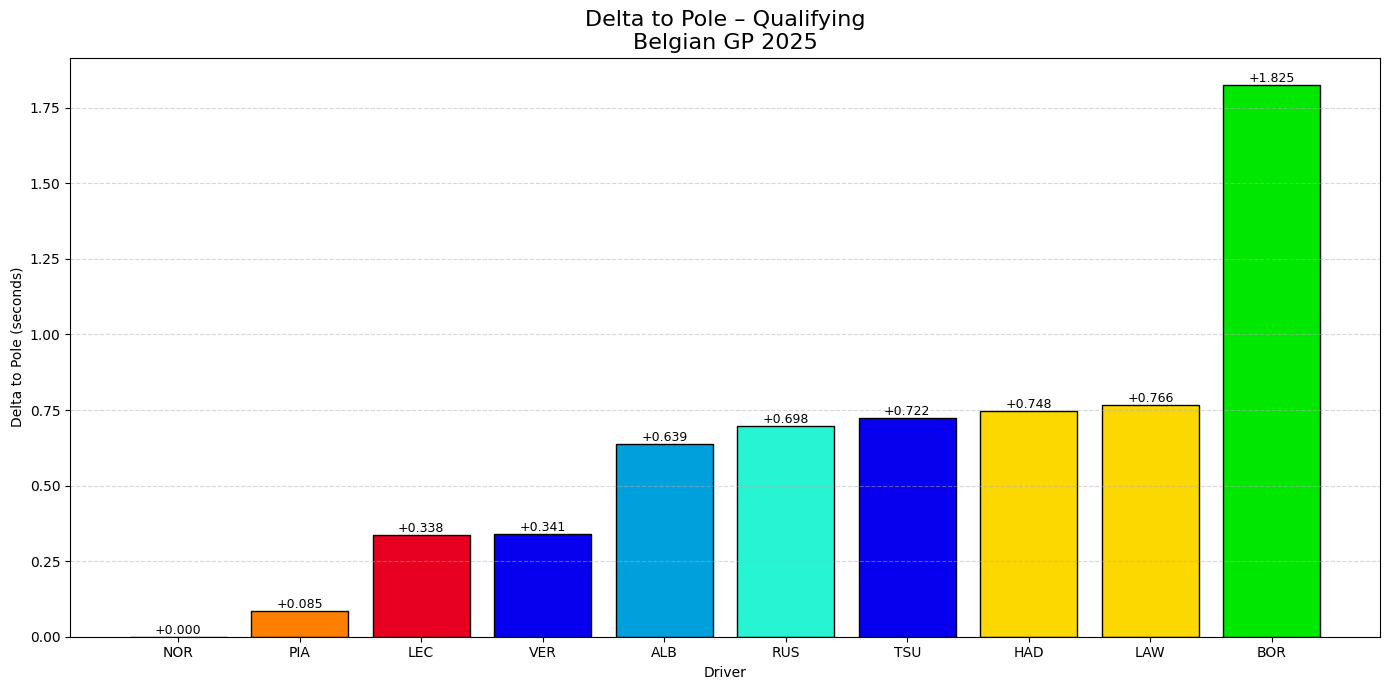

Recreate this plot in Python.
import os
import fastf1
import fastf1.plotting
import matplotlib.pyplot as plt
import pandas as pd

# ===============================
# CACHE (WAJIB DI COLAB)
# ===============================
CACHE_DIR = "/content/fastf1_cache"
os.makedirs(CACHE_DIR, exist_ok=True)
fastf1.Cache.enable_cache(CACHE_DIR)

fastf1.plotting.setup_mpl(misc_mpl_mods=False)

# ===============================
# CONFIG
# ===============================
YEAR = 2025
RACE_NAME = "Belgian"
SESSION = "Q"

# ===============================
# LOAD SESSION
# ===============================
session = fastf1.get_session(YEAR, RACE_NAME, SESSION)
session.load()

# ===============================
# OFFICIAL QUALI RESULTS (STABLE)
# ===============================
results = session.results.copy()

# Driver yang masuk Q3
results = results.dropna(subset=["Q3"])
results["Q3"] = pd.to_timedelta(results["Q3"])

# ===============================
# DELTA TO POLE
# ===============================
pole_time = results["Q3"].min()
results["Delta"] = (results["Q3"] - pole_time).dt.total_seconds()
results = results.sort_values("Delta")

# ===============================
# TEAM COLORS (FASTF1 3.7 – CORRECT)
# ===============================
colors = [
    fastf1.plotting.get_team_color(team, session)
    for team in results["TeamName"]
]

# ===============================
# PLOT
# ===============================
plt.figure(figsize=(14, 7))
plt.bar(
    results["Abbreviation"],
    results["Delta"],
    color=colors,
    edgecolor="black"
)

plt.title("Delta to Pole – Qualifying\nBelgian GP 2025", fontsize=16)
plt.xlabel("Driver")
plt.ylabel("Delta to Pole (seconds)")
plt.grid(axis="y", linestyle="--", alpha=0.5)

for i, delta in enumerate(results["Delta"]):
    plt.text(i, delta + 0.01, f"+{delta:.3f}", ha="center", fontsize=9)

plt.tight_layout()
plt.show()
